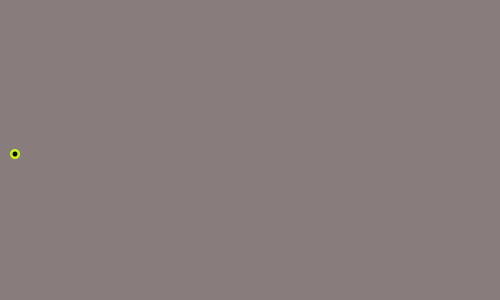
Frame 1 (no input)
Frame 60 (the mouse pressed at the canvas centre just before this capture): blank canvas, image omitted
Frame 120 (the mouse held since frame 60 and released just before this capture): blank canvas, image omitted

The Processing sketch that drew this single still picture (run headless with seeded random() and noise(); from frame 60 on, the mouse is pressed at the canvas centre):

// Processing sketch: processing_63290
// ── processing_63290.pde

float posX, posY;//posição
float velX;//velocidade
float velY;//velocidade
float diametro;// diametro do circulo

 void setup(){
   
   size(500,300);
   smooth();
   
   posX = 0;
   posY = height/2;
   velX= 5; //alterando o parametro o objecto desloca-se mais rapido
         // ou mais lento
   velY = 2;
   diametro=10;
   
 }
 void draw(){
   background (137,124,124);
   
     // ACTUALIZAR A POSIÇÃO
  posX=posX+ velX;
  posY=posY+velY;
   
   //TESTE DE COLISÃO
   if(posX + diametro*0.5 > width){ // se a posição é maior que 500(largura)
    velX= velX* -1; //inverter o sinal da velocidade e passa a negativo
                 //ou seja,vamos retirar a posição
   //posX=posX-diametro*0.5;
     diametro = diametro + (velX*0.5);
     //println(posX+diametro/2);
 }
  if(posX < 0){ // se a posição é mmenor que 0(topo)
    velX= velX*-1; // inverter o sinal da velocidade e passa a positivo
                 //ou seja,vamos retirar a posição
  }
     
   if(posY > height){ // se a posição é maior que 300(largura)
    velY= velY*-1; //inverter o sinal da velocidade e passa a negativo
                 //ou seja,vamos retirar a posição
 }
  if(posY < 0){ // se a posição é menor que o
    velY= velY*-1; // inverter o sinal da velocidade e passa a positivo
                 //ou seja,vamos retirar a posição
  }
  // ACTUALIZAR A POSIÇÃO
  posX=posX+ velX;
  posY=posY+velY;

  //DESENHAR A CIRCUNFERENCIA
  posX = posX + velX;
 println (posX);

  fill(199,240,22);
  noStroke();
  ellipse(posX, posY,diametro,diametro);
  
  fill(0);
  ellipse(posX, posY,5,5);

 }
